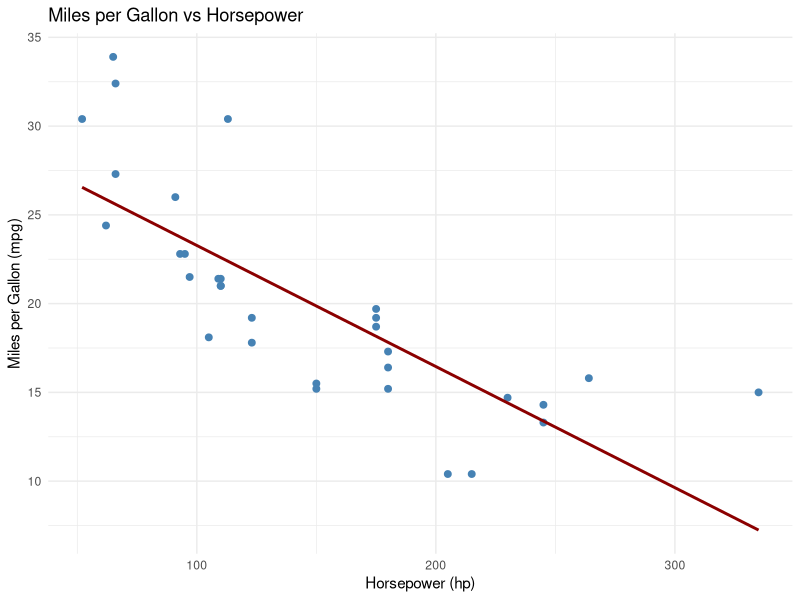

Here is the R script that generated this plot:
## ---- chunk 1
library(ggplot2)
## ---- chunk 2
ggplot(mtcars, aes(x = hp, y = mpg)) +
  geom_point(color = "steelblue", size = 2) +
  geom_smooth(method = "lm", se = FALSE, color = "darkred") +
  labs(title = "Miles per Gallon vs Horsepower",
       x = "Horsepower (hp)",
       y = "Miles per Gallon (mpg)") +
  theme_minimal()
